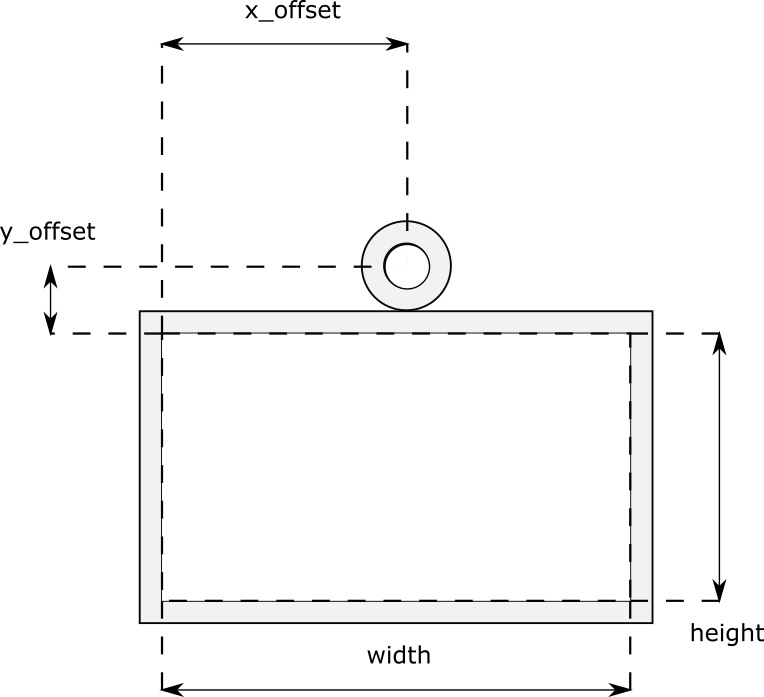
#> input picture gis-eyetracker/assets/ui/scheme.jpg, 764 x 697 px
$ python -i ImagePrep.py   (imports and definitions only)
#> lines starting #> are read from the running program, lines starting #| are printed output that depends on the picture; after the words box and inside, x2 and y2 are one past the last pixel; in counts of white or black regions, pixels touching at a corner belong together
import numpy as np
import cv2 as cv
from scipy import ndimage


def geometric_len(contour):
    cnt = contour.squeeze()
    length = 0
    for i, point in enumerate(cnt[:-1]):
        length += np.linalg.norm(cnt[i + 1] - cnt[i])
    return length


def external_contours(contours, hierarchy, parent):
    # goal : creating external contour
    #        which contains all childs of border contour

    contours_external = []
    for idx, h in enumerate(hierarchy.squeeze()):
        if h[3] == parent:
            contours_external.append(contours[idx])
    return max(contours_external, key=lambda x: geometric_len(x))


def clear_border(img):
    # goal : expand borders with 3 white pixels at every side to avoid collision with image

    img_array = np.ones((img.shape[0] + 6, img.shape[1] + 6, img.shape[2])) * 255
    for i in range(3, img.shape[0] + 3):
        for j in range(3, img.shape[1] + 3):
            img_array[i][j] = img[i - 3][j - 3]
    return img_array.astype('uint8')


def close_image(image):
    # goal : close open contours

    im = cv.resize(image.copy(), (1500, 1500))

    kernel = np.ones((3, 3), np.uint8)
    res = cv.erode(im.copy(), kernel, iterations=10)

    kernel = np.ones((1, 3), np.uint8)
    res = cv.erode(res.copy(), kernel, iterations=8)

    # decrease boldness
    kernel = np.ones((3, 3), np.uint8)
    res = cv.dilate(res.copy(), kernel, iterations=5)

    res = cv.resize(res, (image.shape[1], image.shape[0]))

    return clear_border(res)


def get_contours(img):
    imgray = cv.cvtColor(img, cv.COLOR_BGR2GRAY)
    ret, thresh = cv.threshold(imgray, 200, 255, cv.THRESH_TOZERO)
    contours, hierarchy = cv.findContours(thresh, cv.RETR_TREE, cv.CHAIN_APPROX_SIMPLE)
    return contours, hierarchy


def gaussian_smooth(border, sigma=5):
    # goal : smooth contour

    y = border.squeeze()[:, 1]
    x = border.squeeze()[:, 0]

    # convert both to arrays
    x_sm = np.array(x)
    y_sm = np.array(y)

    # gaussian smoothing
    x_g1d = ndimage.gaussian_filter1d(x_sm, sigma)
    y_g1d = ndimage.gaussian_filter1d(y_sm, sigma)

    return x_g1d, y_g1d


def process_image(img, processing=True):
    points = []
    new_img = img
    if processing:
        image = close_image(img)
        new_img = image
        contours, hierarchy = get_contours(image)
        parent = hierarchy.squeeze()[1][3]

        external_contour = external_contours(contours, hierarchy, parent)

        approx_x, approx_y = gaussian_smooth(external_contour)

        for i, (x, y) in enumerate(zip(approx_x[:-1], approx_y[:-1])):
            points.append(((x, y), (approx_x[i + 1], approx_y[i + 1])))
    else:
        new_img = clear_border(img)
        contours, hierarchy = get_contours(new_img)
        parent = hierarchy.squeeze()[1][3]

        external_contour = external_contours(contours, hierarchy, parent)
        for i, (x, y) in enumerate(external_contour.squeeze()[:-1]):
            points.append(((x, y), (external_contour.squeeze()[i + 1][0], external_contour.squeeze()[i + 1][1])))


    background = np.ones((new_img.shape[0], new_img.shape[1], new_img.shape[2])) * 255

    for l in points:
        background = cv.line(background, l[0], l[1], (0,0,0), 5)

    background = cv.line(background, points[-1][-1], points[0][0], (0,0,0), 5)
    background = cv.circle(background, l[0], 5*2, color = (0,0,255), thickness = 10)


    return (background,points)

>>> import cv2
>>> picture = cv2.imread('../gis-eyetracker/assets/ui/scheme.jpg')
#> picture is the input picture: shape (697, 764, 3); min 0, max 255, mean 248.5
>>> result = process_image(picture)
#> in close_image, `im = cv.resize(image.copy(), (1500, 1500))`:
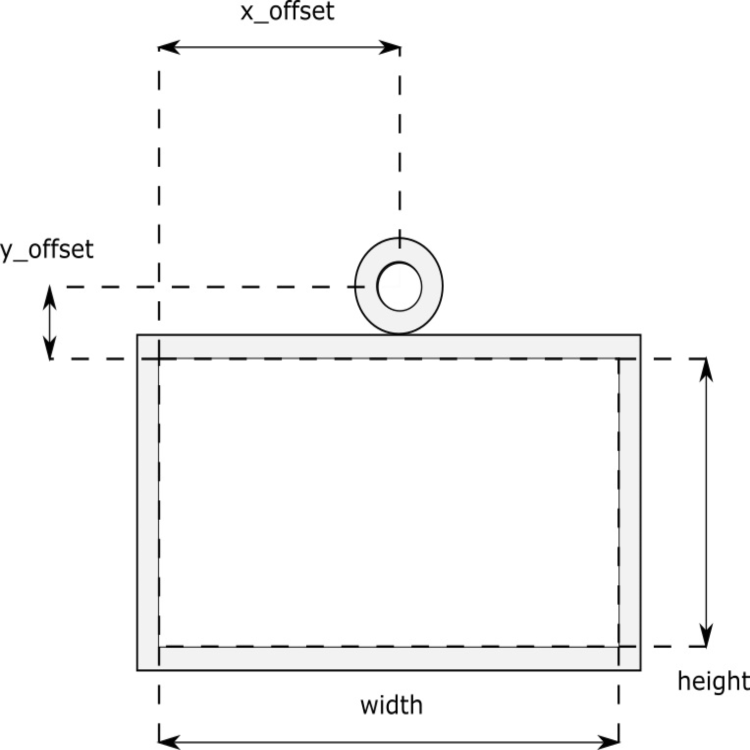
#> im: shape (1500, 1500, 3) (shown at 1/2 size); min 0, max 255, mean 248.5
#> in close_image, `res = cv.dilate(res.copy(), kernel, iterations=5)`:
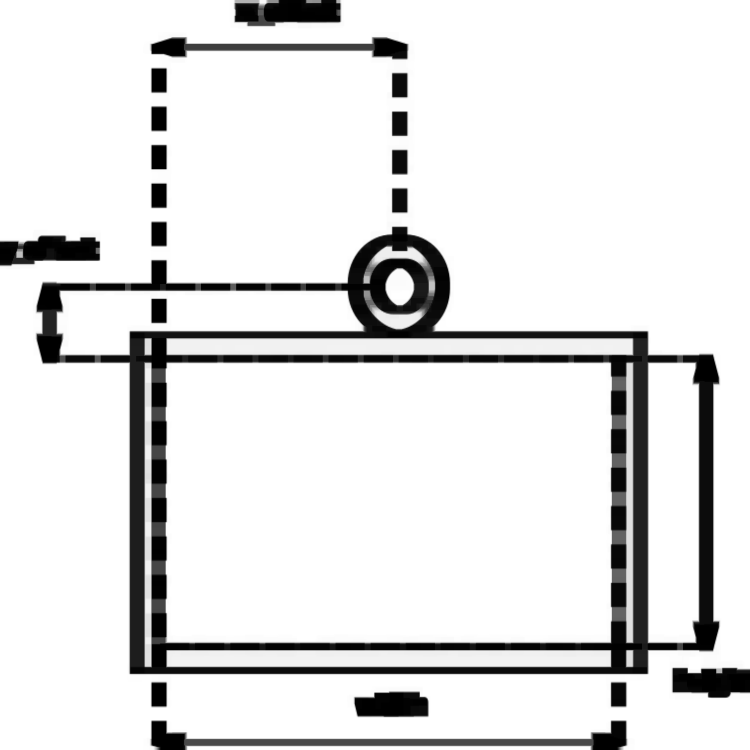
#> res: shape (1500, 1500, 3) (shown at 1/2 size); min 0, max 255, mean 225.1
#> in close_image, `res = cv.resize(res, (image.shape[1], image.shape[0]))`:
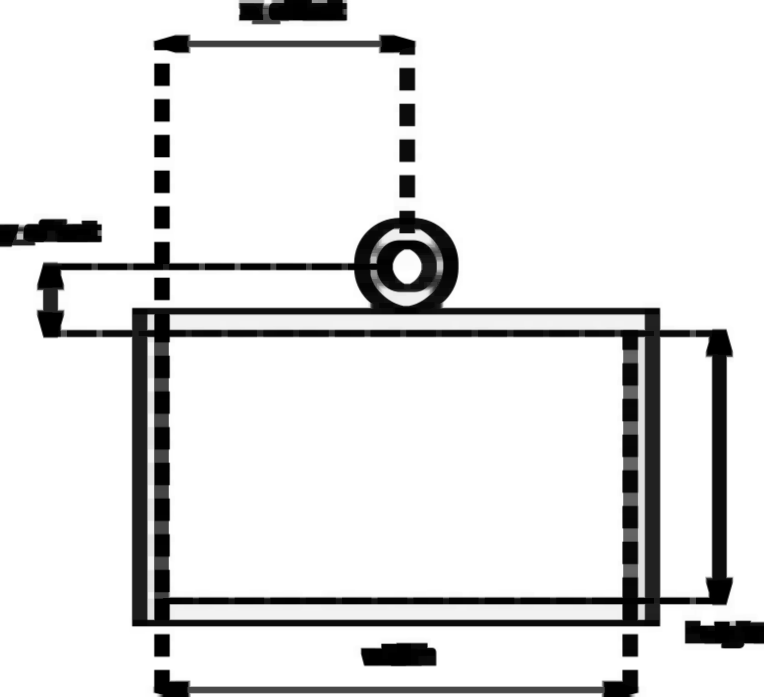
#> res: shape (697, 764, 3); min 0, max 255, mean 225.1
#> after the loop in clear_border, `for i in range(3, img.shape[0] + 3):`:
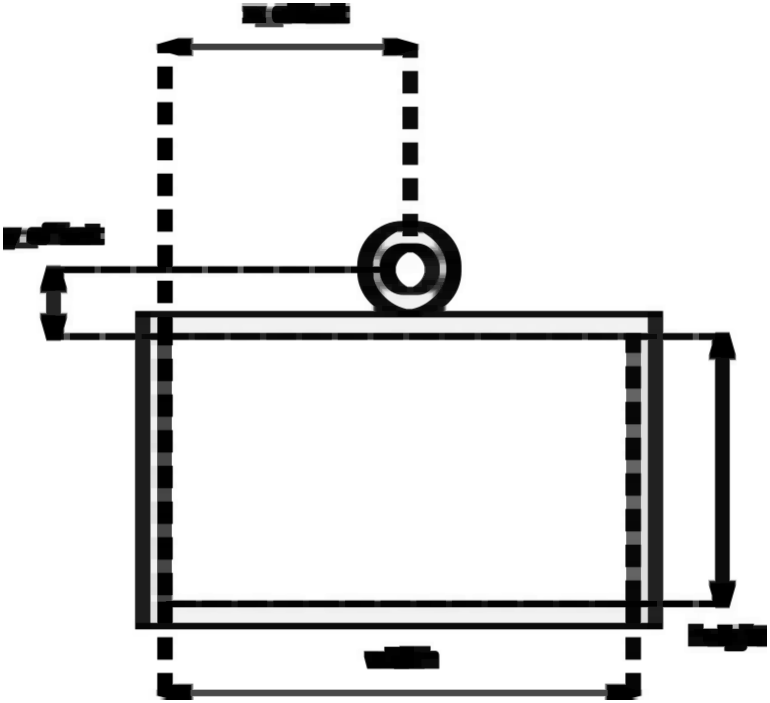
#> img_array: shape (703, 770, 3) float64; min 0, max 255, mean 225.6
#> in get_contours, `ret, thresh = cv.threshold(imgray, 200, 255, cv.THRESH_TOZERO)`:
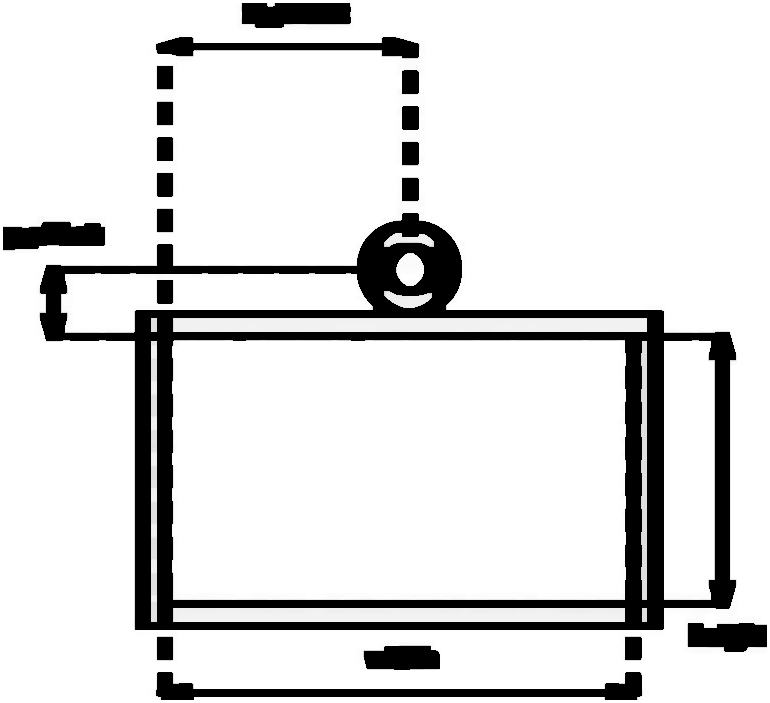
#> thresh: shape (703, 770); min 0, max 255, mean 220
#> in get_contours, `contours, hierarchy = cv.findContours(thresh, cv.RETR_TREE, cv.CHAIN_A..`: contours = 32 contours; largest, box (x1, y1, x2, y2) and area: (0, 0, 770, 703) 539838, (39, 212, 737, 631) 214150, (172, 340, 626, 600) 116962, (664, 340, 715, 600) 12709, (61, 273, 373, 333) 12061
#> in process_image, `parent = hierarchy.squeeze()[1][3]`: parent = 0
#> the loop in external_contours, `for idx, h in enumerate(hierarchy.squeeze()):` made 32 passes
#> h on passes 1 to 12: [-1, -1, 1, -1], [2, -1, -1, 0], [3, 1, -1, 0], [4, 2, -1, 0], [5, 3, -1, 0], [6, 4, -1, 0], [7, 5, -1, 0], [21, 6, 8, 0], [9, -1, -1, 7], [10, 8, -1, 7], [11, 9, -1, 7], [12, 10, -1, 7]
#> after the loop in external_contours, `for idx, h in enumerate(hierarchy.squeeze()):`: contours_external = 18 contours; largest, box (x1, y1, x2, y2) and area: (39, 212, 737, 631) 214150, (155, 671, 643, 701) 5383, (155, 36, 420, 59) 2832, (241, 2, 352, 29) 2495, (2, 221, 106, 251) 2382
#> in process_image, `external_contour = external_contours(contours, hierarchy, parent)`: external_contour = contour of 186 points, box (x1, y1, x2, y2) (39, 212, 737, 631), area 214150
#> in gaussian_smooth, `y = border.squeeze()[:, 1]`: y = 186 values, max 630 at index 98, min 212 at index 0, mean 318.8
#> in gaussian_smooth, `x = border.squeeze()[:, 0]`: x = 186 values, max 736 at index 73, min 39 at index 123, mean 393.1
#> in gaussian_smooth, `x_sm = np.array(x)`: x_sm has the same summary as x
#> in gaussian_smooth, `y_sm = np.array(y)`: y_sm has the same summary as y
#> in gaussian_smooth, `x_g1d = ndimage.gaussian_filter1d(x_sm, sigma)`: x_g1d = 186 values, max 734 at index 75, min 41 at index 121, mean 392.7
#> in gaussian_smooth, `y_g1d = ndimage.gaussian_filter1d(y_sm, sigma)`: y_g1d = 186 values, max 598 at index 89, min 217 at index 0, mean 318.3
#> in process_image, `approx_x, approx_y = gaussian_smooth(external_contour)`: approx_x has the same summary as x_g1d in gaussian_smooth; approx_y has the same summary as y_g1d in gaussian_smooth
#> the loop in process_image, `for i, (x, y) in enumerate(zip(approx_x[:-1], approx_y[:-1])):` made 185 passes
#> (x, y) on passes 1 to 3: (420, 217), (420, 217), (421, 217)
#> after the loop in process_image, `for i, (x, y) in enumerate(zip(approx_x[:-1], approx_y[:-1])):`: points = 185 items
#> the loop in process_image, `for l in points:` made 185 passes
#> l on passes 1 to 3: ((420, 217), (420, 217)), ((420, 217), (421, 217)), ((421, 217), (422, 218))
#> pass 1, in process_image, `background = cv.line(background, l[0], l[1], (0,0,0), 5)`:
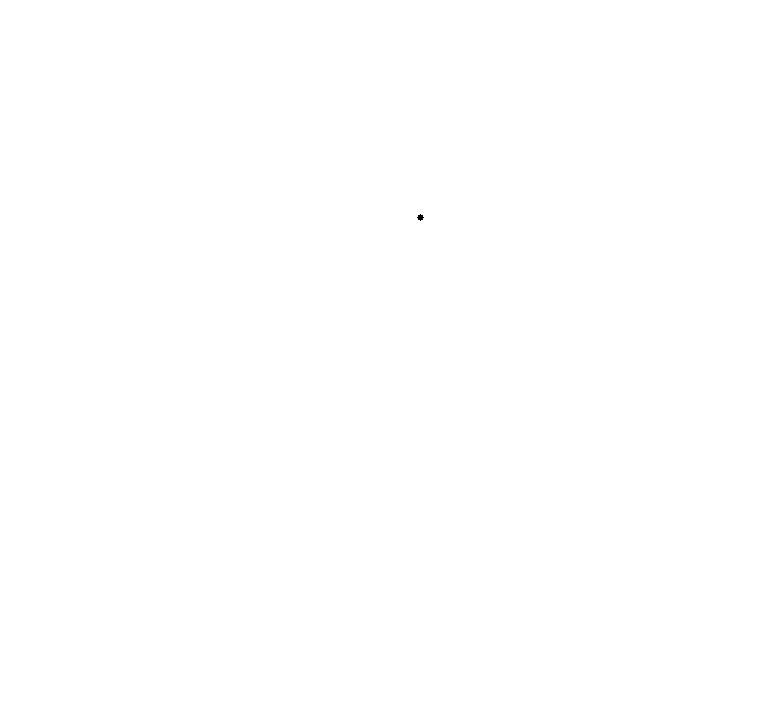
#> background: shape (703, 770, 3) float64; 100% white; 1 black region, box (x1, y1, x2, y2) and area: (417, 214, 424, 221) 29
#> after the loop in process_image, `for l in points:`:
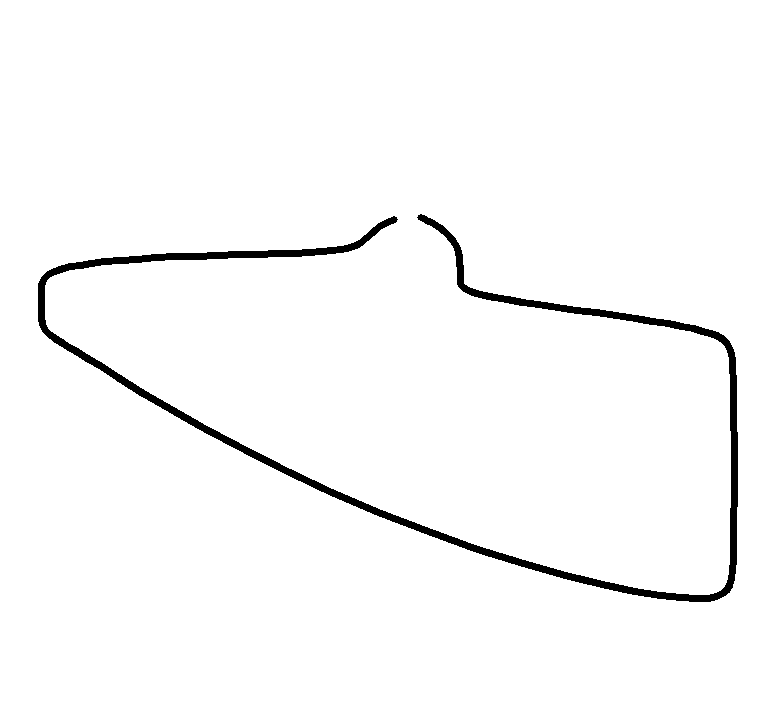
#> background: shape (703, 770, 3) float64; 97.7% white; 1 black region, box (x1, y1, x2, y2) and area: (38, 214, 738, 602) 12386
#> in process_image, `background = cv.line(background, points[-1][-1], points[0][0], (0,0,0)..`: background: shape (703, 770, 3) float64; 97.7% white; 1 black region, box (x1, y1, x2, y2) and area: (38, 214, 738, 602) 12538
